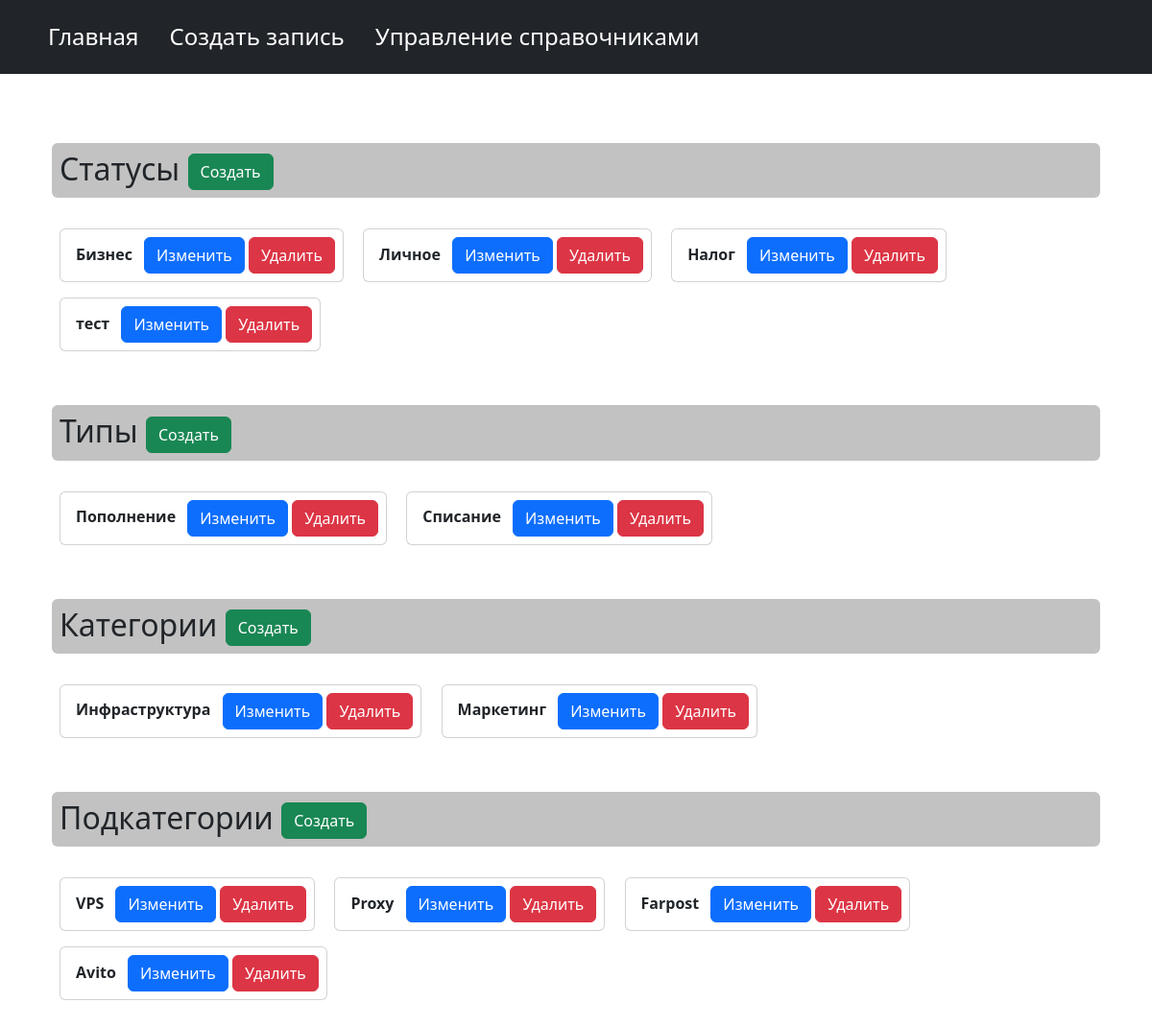
The page /reference_manage/ on the database its author committed.
### cashflow/models.py (models this page shows, shortened)
class StatusAction(models.Model):
    name = models.CharField(
                max_length=100, verbose_name='Статус', unique=True,
                error_messages={
                    'unique': 'Статус с таким именем уже существует',
                    })
    class Meta:
        verbose_name = 'Статус транзакций'
        verbose_name_plural = 'Статусы транзакций'

class TypeAction(models.Model):
    name = models.CharField(
                max_length=100, verbose_name='Тип', unique=True,
                error_messages={
                    'unique': 'Тип с таким именем уже существует',
                    })
    class Meta:
        verbose_name = 'Тип транзакций'
        verbose_name_plural = 'Типы транзакций'

class CategoryAction(models.Model):
    name = models.CharField(
                max_length=100, verbose_name='Категория',
                error_messages={
                    'unique': 'Категория с таким именем уже существует',
                    })
    type_act = models.ForeignKey('TypeAction',
                                 on_delete=models.CASCADE,
                                 verbose_name='Тип',
                                 )
    class Meta:
        verbose_name = 'Категория транзакций'
        verbose_name_plural = 'Категории транзакций'

class SubcategoryAction(models.Model):
    name = models.CharField(
                max_length=100, verbose_name='Подкатегория',
                error_messages={
                    'unique': 'Подкатегория с таким именем уже существует',
                    })
    category_act = models.ForeignKey('CategoryAction',
                                     on_delete=models.CASCADE,
                                     verbose_name='Категория',
                                     )
    class Meta:
        verbose_name = 'Подкатегория транзакций'
        verbose_name_plural = 'Подкатегории транзакций'

### cashflow/views.py (the view)
class ReferenceManage(TemplateView):
    template_name = 'cashflow/reference_manage.html'
    def get_context_data(self, **kwargs):
        context = super().get_context_data(**kwargs)
        context['status_act_qs'] = StatusAction.objects.all()
        context['type_act_qs'] = TypeAction.objects.all()
        context['category_act_qs'] = CategoryAction.objects.all()
        context['subcategory_act_qs'] = SubcategoryAction.objects.all()
        return context

### cashflow/templates/cashflow/reference_manage.html
{% extends 'cashflow/base.html' %}
{% block content %}
<div class="container rounded mt-5 p-4">
	<div class="mb-5">
		<h2 class="form-label rounded p-2 mb-4" style="background-color: #c2c2c2">
			Статусы
			<a class="btn btn-primary bg-success border-success" href="{% url 'cashflow:create_status_action' %}"> Создать</a>
		</h2>
		{% for obj in status_act_qs %}
		<div class="card d-inline-block m-2">
			<div class="card-body p-2">
				<span class="ms-2 me-2"><b>{{ obj.name }}</b></span>
				<a class="btn btn-primary" href="{% url 'cashflow:update_status_action' pk=obj.pk %}"> Изменить</a>
				<a class="btn btn-primary bg-danger border-danger" href="{% url 'cashflow:delete_status_action' pk=obj.pk %}">
					Удалить</a
				>
			</div>
		</div>
		{% endfor %}
	</div>
	<div class="mb-5">
		<h2 class="form-label rounded p-2 mb-4" style="background-color: #c2c2c2">
			Типы
			<a class="btn btn-primary bg-success border-success" href="{% url 'cashflow:create_type_action' %}"> Создать</a>
		</h2>
		{% for obj in type_act_qs %}
		<div class="card d-inline-block m-2">
			<div class="card-body p-2">
				<span class="ms-2 me-2"><b>{{ obj.name }}</b></span>
				<a class="btn btn-primary" href="{% url 'cashflow:update_type_action' pk=obj.pk %}"> Изменить</a>
				<a class="btn btn-primary bg-danger border-danger" href="{% url 'cashflow:delete_type_action' pk=obj.pk %}">
					Удалить</a
				>
			</div>
		</div>
		{% endfor %}
	</div>
	<div class="mb-5">
		<h2 class="form-label rounded p-2 mb-4" style="background-color: #c2c2c2">
			Категории
			<a class="btn btn-primary bg-success border-success" href="{% url 'cashflow:create_category_action' %}">
				Создать</a
			>
		</h2>
		{% for obj in category_act_qs %}
		<div class="card d-inline-block m-2">
			<div class="card-body p-2">
				<span class="ms-2 me-2"><b>{{ obj.name }}</b></span>
				<a class="btn btn-primary" href="{% url 'cashflow:update_category_action' pk=obj.pk %}"> Изменить</a>
				<a class="btn btn-primary bg-danger border-danger" href="{% url 'cashflow:delete_category_action' pk=obj.pk %}">
					Удалить</a
				>
			</div>
		</div>
		{% endfor %}
	</div>
	<div class="mb-5">
		<h2 class="form-label rounded p-2 mb-4" style="background-color: #c2c2c2">
			Подкатегории
			<a class="btn btn-primary bg-success border-success" href="{% url 'cashflow:create_subcategory_action' %}">
				Создать</a
			>
		</h2>
		{% for obj in subcategory_act_qs %}
		<div class="card d-inline-block m-2">
			<div class="card-body p-2">
				<span class="ms-2 me-2"><b>{{ obj.name }}</b></span>
				<a class="btn btn-primary" href="{% url 'cashflow:update_subcategory_action' pk=obj.pk %}"> Изменить</a>
				<a
					class="btn btn-primary bg-danger border-danger"
					href="{% url 'cashflow:delete_subcategory_action' pk=obj.pk %}">
					Удалить</a
				>
			</div>
		</div>
		{% endfor %}
	</div>
</div>
{% endblock %}

### rows shown on the page
StatusAction: name "Бизнес"
StatusAction: name "Личное"
StatusAction: name "Налог"
StatusAction: name "тест"
TypeAction: name "Пополнение"
TypeAction: name "Списание"
CategoryAction: name "Инфраструктура"
CategoryAction: name "Маркетинг"
SubcategoryAction: name "VPS"
SubcategoryAction: name "Proxy"
SubcategoryAction: name "Farpost"
SubcategoryAction: name "Avito"
